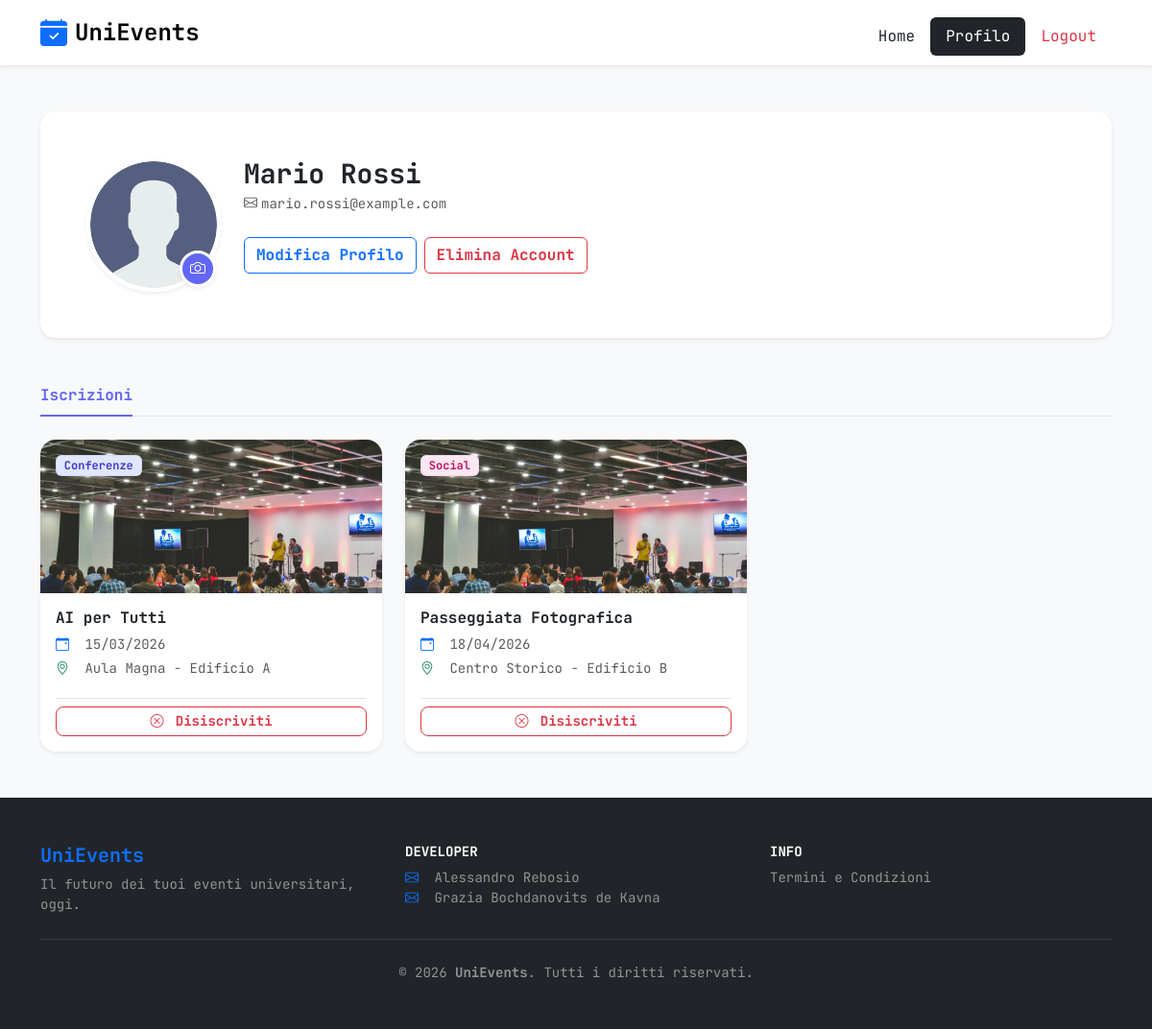
The app's page /profile.php (signed in) with its own data.
### tables this page shows
CREATE TABLE USER (
    id INT AUTO_INCREMENT PRIMARY KEY,
    email VARCHAR(100) NOT NULL UNIQUE,
    name VARCHAR(50) NOT NULL,
    surname VARCHAR(50) NOT NULL,
    password VARCHAR(255) NOT NULL,
    avatar VARCHAR(255) DEFAULT 'default-avatar.png',
    role ENUM('USER', 'HOST', 'ADMIN') NOT NULL,
    registration_date TIMESTAMP DEFAULT CURRENT_TIMESTAMP
);

CREATE TABLE EVENT (
    id INT AUTO_INCREMENT PRIMARY KEY,
    title VARCHAR(100) NOT NULL,
    description TEXT NOT NULL,
    event_date DATE NOT NULL,
    event_time TIME NOT NULL,
    location VARCHAR(100) NOT NULL,
    total_seats INT NOT NULL CHECK (total_seats > 0),
    occupied_seats INT NOT NULL DEFAULT 0 CHECK (occupied_seats >= 0),
    status ENUM('DRAFT', 'WAITING', 'APPROVED', 'CANCELLED') NOT NULL,
    created_at TIMESTAMP DEFAULT CURRENT_TIMESTAMP,
    image VARCHAR(255) NULL,

    user_id INT NOT NULL,
    category_id INT NOT NULL,

    CONSTRAINT fk_event_user
        FOREIGN KEY (user_id)
        REFERENCES USER(id)
        ON UPDATE CASCADE
        ON DELETE CASCADE,

    CONSTRAINT fk_event_category
        FOREIGN KEY (category_id)
        REFERENCES CATEGORY(id)
        ON UPDATE CASCADE
        ON DELETE CASCADE
);

CREATE TABLE CATEGORY (
    id INT PRIMARY KEY AUTO_INCREMENT,
    name VARCHAR(50) NOT NULL UNIQUE
);

### public/profile.php (called while the page is built, shortened)
<?php
require_once __DIR__ . '/../app/bootstrap.php';
$userId = $_SESSION['user']['id'];
$userEmail = $_SESSION['user']['email'] ?? '';
$msg = $_GET['msg'] ?? "";
$msgType = isset($_GET['error']) ? "danger" : "success";
$feedbackMap = [
    'updated' => 'Profilo aggiornato con successo!',
    'deleted' => 'Evento rimosso correttamente.',
    'unsubscribed' => 'Iscrizione annullata.',
    'published' => 'Evento inviato per la revisione.',
    'error' => 'Si è verificato un errore durante l\'operazione.'
];
$displayMsg = $feedbackMap[$msg] ?? "";
$user = $userMapper->findByEmail($userEmail);
$templateParams["user"] = $user;
$templateParams["feedback_msg"] = $displayMsg;
$templateParams["feedback_type"] = $msgType;
$templateParams["status_map"] = [
    'DRAFT'     => ['class' => 'bg-secondary', 'label' => 'Bozza'],
    'WAITING'   => ['class' => 'bg-warning text-dark', 'label' => 'In Revisione'],
    'APPROVED'  => ['class' => 'bg-success', 'label' => 'Approvato'],
    'CANCELLED' => ['class' => 'bg-danger', 'label' => 'Annullato']
];
$allTabs = [
    'subscriber' => [
        'id' => 'subscriber-pane',
        'label' => 'Iscrizioni',
        'data' => $eventMapper->getEventsSubscribedByUser($userId),
        'active' => true
    ],
    'organized' => [
        'id' => 'organized-pane',
        'label' => 'Miei Eventi',
        'data' => $eventMapper->getEventsOrganizedByUser($userId, ['APPROVED', 'WAITING']),
        'active' => false
    ],
    'draft' => [
        'id' => 'draft-pane',
        'label' => 'Bozze',
        'data' => $eventMapper->getEventsOrganizedByUser($userId, ['DRAFT']),
        'active' => false
    ],
    'history' => [
        'id' => 'history-pane',
        'label' => 'Storico',
        'data' => $eventMapper->getUserEventHistory($userId),
        'active' => false
    ]
];
$activeTabs = [];
$activeTabs[] = $allTabs['subscriber'];
$templateParams["tabs"] = $activeTabs;
require "template/base.php";

### app/database.php (called while the page is built, shortened)
<?php
class DatabaseHelper
{
    private $db;
    public function __construct($servername, $username, $password, $dbname, $port, $charset)
    {
        try {
            $this->db = new mysqli($servername, $username, $password, $dbname, $port);
            $this->db->set_charset($charset);
        } catch (mysqli_sql_exception $e) {
            throw new mysqli_sql_exception($e->getMessage(), $e->getCode());
        }
    }
    public function prepareAndExecute(string $sql, array $params = [])
    {
        $stmt = $this->db->prepare($sql);
        if (!empty($params)) {
            $types = $this->getParamTypes($params);
            $bindParams = [];
            $bindParams[] = $types;
            foreach ($params as $key => $value) {
                $bindParams[] = &$params[$key];
            }
            if (!call_user_func_array([$stmt, 'bind_param'], $bindParams)) {
                $stmt->close();
                return false;
            }
        }
        if (!$stmt->execute()) {
            $stmt->close();
            return false;
        }
        $result = $stmt->get_result();
        if ($result !== false && $result !== null) {
            return $result;
        }
        $ok = $stmt->affected_rows !== null ? ($stmt->affected_rows >= 0) : true;
        return $ok;
    }
    private function getParamTypes(array $params): string
    {
        $types = '';
        foreach ($params as $p) {
            if (is_int($p)) $types .= 'i';
            elseif (is_float($p) || is_double($p)) $types .= 'd';
            elseif (is_null($p)) $types .= 's';
            elseif (is_string($p)) $types .= 's';
            else $types .= 'b';
        }
        return $types;
    }
}

### app/bootstrap.php (called while the page is built, shortened)
<?php
require_once __DIR__ . '/database.php';
require_once __DIR__ . '/orm/Event.php';
require_once __DIR__ . '/orm/User.php';
$dbh = new DatabaseHelper("localhost", "root", "", "web25", 3306, 'utf8mb4');
$userMapper = new User($dbh);
$eventMapper = new Event($dbh);

### app/orm/User.php (called while the page is built, shortened)
<?php
class User
{
    private $db;
    public function __construct(DatabaseHelper $db)
    {
        $this->db = $db;
    }
    public function findByEmail(string $email): ?array
    {
        $sql = 'SELECT id, email, name, surname, password, role, avatar, registration_date FROM USER WHERE email = ? LIMIT 1';
        $res = $this->db->prepareAndExecute($sql, [$email]);
        $row = $res->fetch_assoc();
        return $row ?: null;
    }
}

### app/orm/Event.php (called while the page is built, shortened)
<?php
class Event
{
    private $db;
    public function __construct(DatabaseHelper $db)
    {
        $this->db = $db;
    }
    private function baseEventSelect(): string
    {
        return "SELECT e.id, e.title, e.description, e.event_date, e.event_time, e.location, e.total_seats, e.occupied_seats, e.status, e.image, e.user_id, u.email AS user_email, e.category_id, c.name AS category ";
    }
    private function fetchEvents(string $sql, array $params = []): array
    {
        $res = $this->db->prepareAndExecute($sql, $params);
        $rows = [];
        while ($r = $res->fetch_assoc()) {
            $rows[] = $r;
        }
        return $rows;
    }
    public function getEventsSubscribedByUser(int $userId): array
    {
        $sql = $this->baseEventSelect() .
            " FROM EVENT e
          JOIN SUBSCRIPTION s ON e.id = s.event_id
          LEFT JOIN USER u ON e.user_id = u.id
          LEFT JOIN CATEGORY c ON e.category_id = c.id
          WHERE s.user_id = ? AND e.event_date >= CURRENT_DATE()
          ORDER BY e.event_date ASC";
        return $this->fetchEvents($sql, [$userId]);
    }
    public function getEventsOrganizedByUser(int $userId, array $statuses): array
    {
        $placeholders = implode(',', array_fill(0, count($statuses), '?'));
        $sql = $this->baseEventSelect() .
            " FROM EVENT e
          LEFT JOIN USER u ON e.user_id = u.id
          LEFT JOIN CATEGORY c ON e.category_id = c.id
          WHERE e.user_id = ? AND e.status IN ($placeholders)
          AND e.event_date >= CURRENT_DATE()
          ORDER BY e.event_date ASC";
        return $this->fetchEvents($sql, array_merge([$userId], $statuses));
    }
    public function getUserEventHistory(int $userId): array
    {
        $sql = $this->baseEventSelect() .
            " FROM EVENT e
          LEFT JOIN USER u ON e.user_id = u.id
          LEFT JOIN CATEGORY c ON e.category_id = c.id
          WHERE (e.user_id = ? OR e.id IN (SELECT event_id FROM SUBSCRIPTION WHERE user_id = ?))
          AND (e.event_date < CURRENT_DATE() OR e.status = 'CANCELLED')
          ORDER BY e.event_date DESC";
        return $this->fetchEvents($sql, [$userId, $userId]);
    }
}

### public/partials/event-card.php (the view, shortened to what this page needs)
<?php
$isPast         = strtotime($event['event_date']) < time();
$isCancelled    = ($event['status'] === 'CANCELLED');
$avatar         = EVENTS_IMG_DIR . htmlspecialchars($event["image"], ENT_QUOTES, 'UTF-8');
$cleanTitle     = htmlspecialchars($event["title"] ?? 'Evento senza titolo', ENT_QUOTES, 'UTF-8');
$category       = htmlspecialchars($event["category"] ?? 'Evento', ENT_QUOTES, 'UTF-8');
?>
<article class="card event-card h-100 shadow-sm border-0 rounded-4 overflow-hidden <?php echo ($isPast || $isCancelled) ? 'opacity-75' : ''; ?>">
    <div class="position-relative">
        <img src="<?php echo $avatar; ?>" alt="Locandina dell'evento: <?php echo $cleanTitle; ?>" class="card-img-top" style="height: 160px; object-fit: cover;">
        <span class="badge badge-cate-<?php echo htmlspecialchars(strtolower($event["category"] ?? 'generica')); ?> position-absolute top-0 start-0 m-3">
            <?php echo $category; ?>
        </span>
    </div>
    <div class="card-body d-flex flex-column p-3">
        <h2 class="h6 card-title fw-bold mb-2"><?php echo $cleanTitle; ?></h2>
        <div class="card-text text-muted small mb-3">
            <div class="mb-1">
                <span class="bi bi-calendar-event text-primary me-2" aria-hidden="true"></span>
                <span class="visually-hidden">Data: </span><?php echo date('d/m/Y', strtotime($event['event_date'])); ?>
            </div>
            <div class="mb-1">
                <span class="bi bi-geo-alt text-success me-2" aria-hidden="true"></span>
                <span class="visually-hidden">Luogo: </span><?php echo htmlspecialchars($event['location'] ?? 'TBD'); ?>
            </div>
        </div>
        <div class="mt-auto pt-2 border-top">
            <?php if ($tabId === 'subscriber-pane' && !$isPast && !$isCancelled): ?>
                <button type="button" class="btn btn-outline-danger btn-sm w-100 rounded-3 fw-bold"
                    data-bs-toggle="modal" data-bs-target="#unsubEventModal"
                    data-event-title="<?php echo $cleanTitle; ?>"
                    data-event-id="<?php echo $event['id']; ?>">
                    <span class="bi bi-x-circle me-1" aria-hidden="true"></span> Disiscriviti
                </button>
            <?php else: ?>
                <a href="event_details.php?id=<?php echo $event['id']; ?>" class="btn btn-light btn-sm w-100 rounded-3 text-muted border">
                    Vedi dettagli <span class="visually-hidden">dell'evento <?php echo $cleanTitle; ?></span>
                </a>
            <?php endif; ?>
        </div>
    </div>
</article>

### public/partials/profile-dashboard.php (shortened to what this page needs)
<main class="py-4 py-md-5 bg-light flex-grow-1">
    <div class="container">
        <section class="card border-0 shadow-sm rounded-4 mb-4 mb-md-5 overflow-hidden">
            <div class="card-body p-4 p-md-5">
                <form id="profileForm" action="api/edit_profile.php" method="POST" enctype="multipart/form-data">
                    <div class="d-flex flex-column flex-md-row align-items-center align-items-md-start gap-4">
                        <div class="avatar-container position-relative">
                            <img src="<?= PROFILE_IMG_DIR . $templateParams['user']['avatar']; ?>" id="display-avatar" class="profile-img shadow-sm" alt="Foto profilo attuale">
                            <label for="avatarUpload" class="avatar-edit-btn shadow-sm" title="Modifica foto profilo">
                                <span class="bi bi-camera" aria-hidden="true"></span>
                            </label>
                        </div>
                        <div class="flex-grow-1 w-100 d-flex flex-column text-center text-md-start">
                            <div class="mb-4">
                                <div class="name-group mb-1">
                                    <div class="view-mode">
                                        <h1 class="fw-bold h3 mb-0"><?= htmlspecialchars($templateParams['user']['name'] . ' ' . $templateParams['user']['surname']); ?></h1>
                                    </div>
                                </div>
                                <div class="email-group text-muted">
                                    <div class="view-mode small">
                                        <span class="bi bi-envelope me-1"></span><?= htmlspecialchars($templateParams['user']['email']); ?>
                                    </div>
                                </div>
                            </div>
                            <div class="mt-auto d-grid d-md-flex gap-2">
                                <div class="view-mode d-grid d-md-flex gap-2">
                                    <button type="button" onclick="toggleEdit(true)" class="btn btn-outline-primary fw-bold">Modifica Profilo</button>
                                    <button type="button" class="btn btn-outline-danger fw-bold" data-bs-toggle="modal" data-bs-target="#deleteAccountModal">Elimina Account</button>
                                </div>
                            </div>
                        </div>
                    </div>
                </form>
            </div>
        </section>
        <nav class="nav-tabs-container mb-4">
            <ul class="nav nav-tabs border-0 gap-3 gap-md-4 flex-nowrap" id="profileTabs" role="tablist">
                <?php foreach ($templateParams['tabs'] as $tab): ?>
                    <li class="nav-item" role="presentation">
                        <button class="nav-link <?= $tab['active'] ? 'active' : '' ?> border-0 bg-transparent p-0 pb-2 fw-bold"
                            id="<?= $tab['id'] ?>-tab" data-bs-toggle="tab" data-bs-target="#<?= $tab['id'] ?>"
                            type="button" role="tab" aria-controls="<?= $tab['id'] ?>" aria-selected="<?= $tab['active'] ? 'true' : 'false' ?>">
                            <?= $tab['label'] ?>
                        </button>
                    </li>
                <?php endforeach; ?>
            </ul>
        </nav>
        <div class="tab-content" id="profileTabsContent">
            <?php foreach ($templateParams['tabs'] as $tab): ?>
                <div class="tab-pane fade <?= $tab['active'] ? 'show active' : '' ?>" id="<?= $tab['id'] ?>" role="tabpanel" aria-labelledby="<?= $tab['id'] ?>-tab">
                    <?php if (empty($tab['data'])): ?>
                        <div class="text-center py-5 text-muted bg-white rounded-4 shadow-sm border">
                            <p class="mb-0">Nessun evento presente in questa sezione.</p>
                        </div>
                    <?php else: ?>
                        <div class="row g-4">
                            <?php foreach ($tab['data'] as $event): ?>
                                <div class="col-12 col-md-6 col-lg-4">
                                    <?php $tabId = $tab['id']; include 'event-card.php'; ?>
                                </div>
                            <?php endforeach; ?>
                        </div>
                    <?php endif; ?>
                </div>
            <?php endforeach; ?>
        </div>
    </div>
</main>

### records on screen
user: avatar (placeholder picture), name+surname "Mario Rossi", email "mario.rossi@example.com"
event: image (picture), category.name "Conferenze", title "AI per Tutti", event_date "15/03/2026", location "Aula Magna - Edificio A"
event: image (picture), category.name "Social", title "Passeggiata Fotografica", event_date "18/04/2026", location "Centro Storico - Edificio B"

### other values on screen
$templateParams['brand'] "UniEvents"
$tab['label'] "Iscrizioni"
